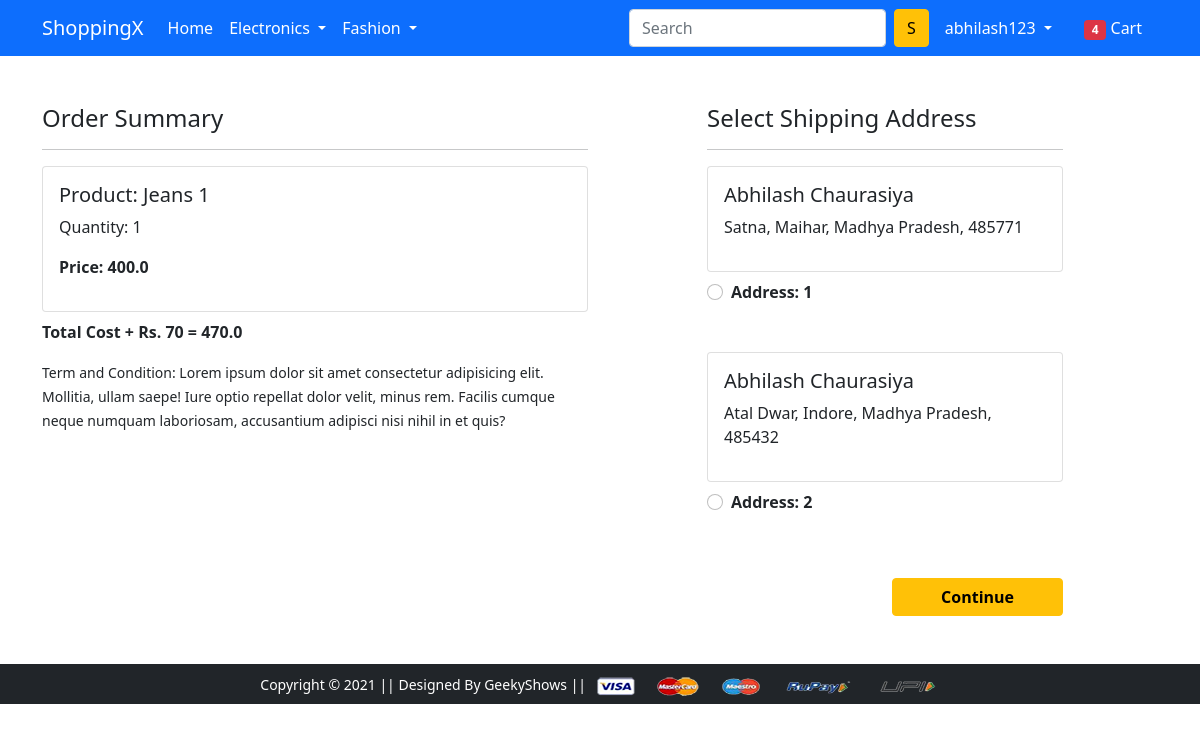
The app's page /checkout/ (signed in) with its own data.
### app/models.py (models this page shows, shortened)
class Cart(models.Model):
    user = models.ForeignKey(User, on_delete = models.CASCADE)
    product = models.ForeignKey(Product, on_delete = models.CASCADE)
    quantity = models.PositiveIntegerField(default = 1)
    @property
    def total_cost(self):
        return self.quantity * self.product.discounted_price

class Product(models.Model):
    title = models.CharField(max_length = 100)
    selling_price = models.FloatField()
    discounted_price = models.FloatField()
    description = models.TextField()
    brand = models.CharField(max_length = 100)
    category = models.CharField(choices = CATEGORY_CHOICES, max_length = 3)
    product_image = models.ImageField(upload_to = 'productimg')

class Customer(models.Model):
    user = models.ForeignKey(User, on_delete = models.CASCADE)
    name = models.CharField(max_length = 100)
    locality = models.CharField(max_length = 200)
    city = models.CharField(max_length = 50)
    zipcode = models.IntegerField()
    state = models.CharField(choices = STATE_CHOICES, max_length = 50)

### app/views.py (the view)
# urls.py: path('checkout/', views.checkout, name='checkout'),
@login_required
def checkout(request):
 user = request.user
 add = Customer.objects.filter(user=user)
 cart_items = Cart.objects.filter(user=user)
 amount = 0.0
 shipping_amount = 70.0
 if cart_items.count() > 0:
    for p in cart_items:
      temp_amount = p.quantity * p.product.discounted_price
      amount += temp_amount
    totalamount = amount + shipping_amount
 return render(request, 'app/checkout.html',{'add':add, 'totalamount':totalamount,'cart_items':cart_items})

### app/templates/app/checkout.html (shortened to what this page needs)
{% extends 'app/base.html' %}
{% load static %}
{% block main-content %}
<div class="container">
 <div class="row mt-5">
  <div class="col-sm-6">
    <h4>Order Summary</h4>
    <hr>
    {% for item in cart_items %}
      <div class="card mb-2">
        <div class="card-body">
          <h5>Product: {{item.product.title}}</h5>
          <p>Quantity: {{item.quantity}}</p>
          <p class="fw-bold">Price: {{item.total_cost}}</p>
        </div>
      </div>
      {% endfor %}
      <p class="fw-bold">Total Cost + Rs. 70 = {{totalamount}}</p>
    <small>Term and Condition: Lorem ipsum dolor sit amet consectetur adipisicing elit. Mollitia, ullam saepe! Iure optio repellat dolor velit, minus rem. Facilis cumque neque numquam laboriosam, accusantium adipisci nisi nihil in et quis?</small>
  </div>
  <div class="col-sm-4 offset-sm-1">
    <h4>Select Shipping Address</h4>
    <hr>
    <form action="/paymentdone ">
      {% for ad in add %}
      <div class="card">
        <div class="card-body">
        <h5>{{ad.name}}</h5>
        <p>{{ad.locality}}, {{ad.city}}, {{ad.state}}, {{ad.zipcode}}</p>
        </div>
      </div>
        <div class="form-check mt-2 mb-5">
          <input class="form-check-input" type="radio" value="{{ad.id}}" name="custid" id="custid{{forloop.counter}}">
          <label class="form-check-label fw-bold" for="">
            Address: {{forloop.counter}} </label>
        </div>
        {% endfor %}
        <div class="text-end">
          <button type="submit" class="btn btn-warning mt-3 px-5 fw-bold">Continue</button>
        </div>
      </form>
    </div>
  </div>
</div>
{% endblock main-content %}

### app/templates/app/base.html (shortened to what this page needs)
<!doctype html>
{% load static %}
<html lang="en">
  <head>
    <link href="https://cdn.jsdelivr.net/npm/bootstrap@5.0.0-beta1/dist/css/bootstrap.min.css" rel="stylesheet">
    <link rel="stylesheet" href="{% static 'app/css/owl.carousel.min.css' %}">
    <link rel="stylesheet" href="{% static 'app/css/all.min.css' %}">
    <link rel="stylesheet" href="{% static 'app/css/style.css' %}">
  </head>
  <body>
    <nav class="navbar navbar-expand-lg navbar-dark bg-primary">
     <div class="container">
       <a class="navbar-brand" href="/">ShoppingX</a>
       <div class="collapse navbar-collapse" id="navbarSupportedContent">
         <ul class="navbar-nav me-auto mb-2 mb-lg-0">
           <li class="nav-item">
             <a class="nav-link active" aria-current="page" href="/">Home</a>
           </li>
           <li class="nav-item dropdown">
             <a class="nav-link dropdown-toggle text-white" href="#" id="electronicsDropdown" role="button" data-bs-toggle="dropdown" aria-expanded="false">
               Electronics
             </a>
           </li>
           <li class="nav-item dropdown">
             <a class="nav-link dropdown-toggle text-white" href="#" id="fashionDropdown" role="button" data-bs-toggle="dropdown" aria-expanded="false">
               Fashion
             </a>
           </li>
         </ul>
         <form class="d-flex">
           <input class="form-control me-2" type="search" placeholder="Search" aria-label="Search">
           <button class="btn btn-warning" type="submit">S</button>
         </form>
         <div>
          <ul class="navbar-nav me-auto mb-2 mb-lg-0">
            {% if request.user.is_authenticated %}
           <li class="nav-item dropdown mx-2">
              <a class="nav-link dropdown-toggle text-white" href="#" id="profileDropdown" role="button" data-bs-toggle="dropdown" aria-expanded="false">
                {{request.user}}
              </a>
            </li>
            <li class="nav-item mx-2">
             <a href="{% url 'showcart' %}" class="nav-link text-white"><span class="badge bg-danger">4</span> Cart </a>
            </li>
            {% endif %}
          </ul>
         </div>
       </div>
     </div>
    </nav>
    {% block main-content %} {% endblock main-content %}
    <footer class="container-fluid bg-dark text-center p-2 mt-5">
        <small class="text-white">Copyright &copy; 2021 || Designed By GeekyShows || </small>
        <img src="{% static 'app/images/payment.png' %}" alt="" srcset="" class="img-fluid" height="2px">
    </footer>
  </body>
</html>

### records on screen
Cart: product "Jeans 1", quantity "1", total_cost "400.0"
Customer: name "Abhilash Chaurasiya", locality "Satna", city "Maihar", state "Madhya Pradesh", zipcode "485771"
Customer: name "Abhilash Chaurasiya", locality "Atal Dwar", city "Indore", state "Madhya Pradesh", zipcode "485432"

### other values on screen
{{ request.user }} "abhilash123"
{{ totalamount }} "470.0"
